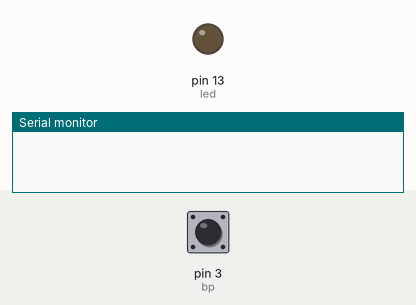
This sketch was run on a simulated Arduino Uno, built with avr-gcc and run on an emulated ATmega328P. Parts: output pins drawn as LEDs (lit = HIGH), the last lines printed to the serial monitor. The inputs (shaded band) are chosen by the test bench; at power-on: pin 3 (bp) HIGH.

Above: at 1.2 s.
1.3 s: pin 3 (bp) pulled LOW for 3.2 s
At 2.6 s:
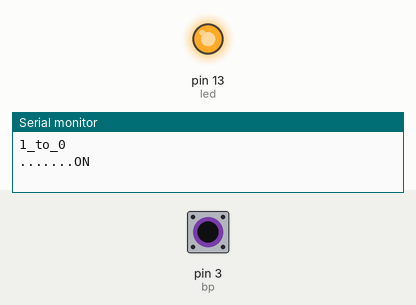
6.0 s: pin 3 (bp) driven LOW
At 7.6 s:
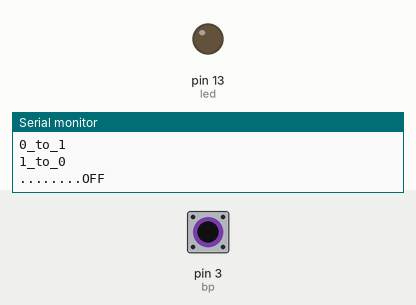
Timing chart, 0 to 9.1 s (numbered marks = the images above; inputs shaded):
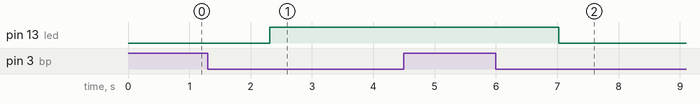

The sketch:

CorrectionExame1.ino
```cpp
int led = 13;
int bp = 3;
int val_prec;
int bp_stat;
int led_stat;
int a;
void setup() {
  // put your setup code here, to run once:
  Serial.begin(9600);
  pinMode(led,OUTPUT);
  pinMode(bp,INPUT_PULLUP);
  digitalWrite(led,LOW);
  val_prec = 1;
  bp_stat = 0;
  led_stat = 0;
  a = 1;
}

void loop() {
  // put your main code here, to run repeatedly:
  delay(10);
  int val = digitalRead(bp);
  if(val!=val_prec){
    Serial.print(val_prec);
    Serial.print("_to_");
    Serial.println(val);
  }
  else{
      if(val == 0){
          bp_stat = bp_stat + 10;
      }
      else{
          bp_stat = 0;
          a = 1;
      }
 }
  if(bp_stat > 1000 && a != 0){
      if(led_stat == 0){
         led_stat = 1;
         digitalWrite(led,HIGH);
         Serial.println(".......ON");
      }
      else{
          led_stat = 0;
          digitalWrite(led,LOW);
          Serial.println("........OFF");
      }
      bp_stat = 0;
      a = 0;
    }
  val_prec = val;
}
```

Measured:
- after the input at 1.3 s, pin 13 (led): LOW → HIGH after 1.0 s
- after the input at 6.0 s, pin 13 (led): HIGH → LOW after 1.0 s
